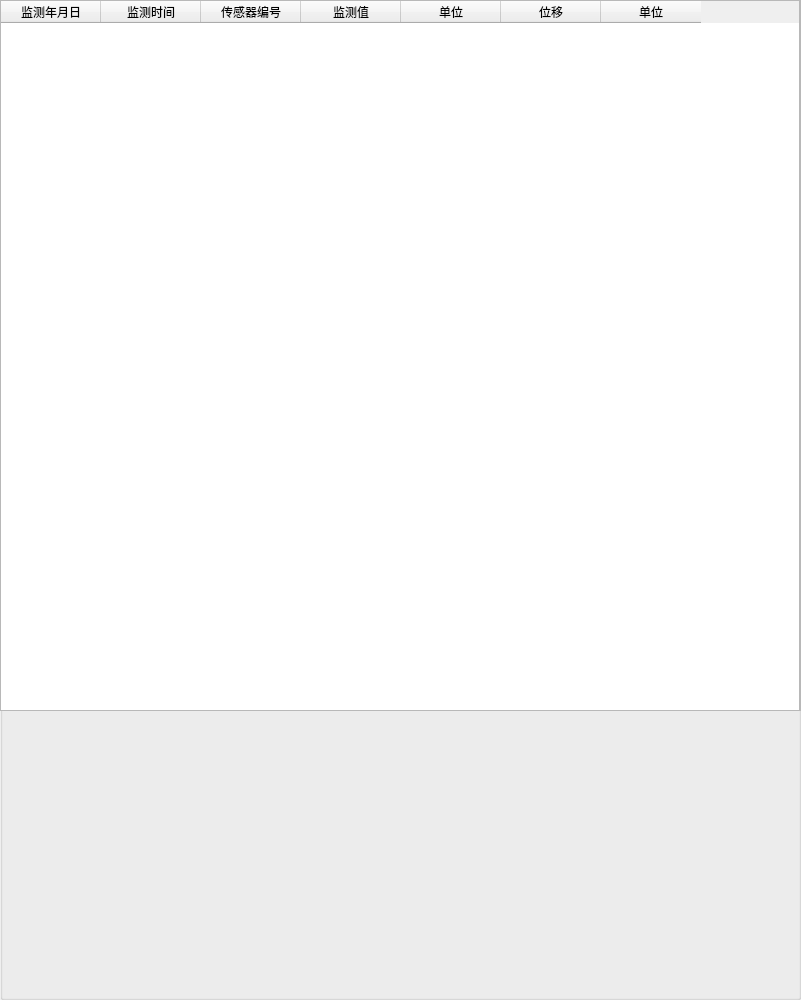
  <widget class="QGroupBox" name="groupBox_4">
   <property name="geometry">
    <rect>
     <x>110</x>
     <y>190</y>
     <width>801</width>
     <height>1000</height>
    </rect>
   </property>
   <property name="minimumSize">
    <size>
     <width>0</width>
     <height>0</height>
    </size>
   </property>
   <property name="maximumSize">
    <size>
     <width>1000</width>
     <height>1000</height>
    </size>
   </property>
   <property name="sizeIncrement">
    <size>
     <width>700</width>
     <height>1007</height>
    </size>
   </property>
   <property name="baseSize">
    <size>
     <width>1000</width>
     <height>1000</height>
    </size>
   </property>
   <property name="title">
    <string/>
   </property>
   <property name="flat">
    <bool>true</bool>
   </property>
   <widget class="QTableWidget" name="tableWidget_2">
    <property name="geometry">
     <rect>
      <x>0</x>
      <y>0</y>
      <width>801</width>
      <height>711</height>
     </rect>
    </property>
    <property name="minimumSize">
     <size>
      <width>700</width>
      <height>200</height>
     </size>
    </property>
    <property name="maximumSize">
     <size>
      <width>1000</width>
      <height>1000</height>
     </size>
    </property>
    <property name="sizeIncrement">
     <size>
      <width>1000</width>
      <height>1000</height>
     </size>
    </property>
    <column>
     <property name="text">
      <string>检测年月日</string>
     </property>
    </column>
    <column>
     <property name="text">
      <string>检测时间</string>
     </property>
    </column>
    <column>
     <property name="text">
      <string>传感器编号</string>
     </property>
    </column>
    <column>
     <property name="text">
      <string>监测值</string>
     </property>
    </column>
    <column>
     <property name="text">
      <string>单位</string>
     </property>
    </column>
    <column>
     <property name="text">
      <string>挠度</string>
     </property>
    </column>
    <column>
     <property name="text">
      <string>单位</string>
     </property>
    </column>
   </widget>
   <widget class="QTableWidget" name="tableWidget">
    <property name="geometry">
     <rect>
      <x>0</x>
      <y>0</y>
      <width>801</width>
      <height>711</height>
     </rect>
    </property>
    <property name="minimumSize">
     <size>
      <width>700</width>
      <height>200</height>
     </size>
    </property>
    <property name="maximumSize">
     <size>
      <width>1000</width>
      <height>1000</height>
     </size>
    </property>
    <property name="styleSheet">
     <string notr="true"/>
    </property>
    <column>
     <property name="text">
      <string>检测时间</string>
     </property>
    </column>
    <column>
     <property name="text">
      <string>1号传感器波长</string>
     </property>
    </column>
    <column>
     <property name="text">
      <string>1号监测点 应变</string>
     </property>
    </column>
    <column>
     <property name="text">
      <string>2号传感器波长</string>
     </property>
    </column>
    <column>
     <property name="text">
      <string>2号监测点 应变</string>
     </property>
    </column>
    <column>
     <property name="text">
      <string>3号传感器波长</string>
     </property>
    </column>
    <column>
     <property name="text">
      <string>3号监测点 应变</string>
     </property>
    </column>
    <column>
     <property name="text">
      <string>4号传感器波长</string>
     </property>
    </column>
    <column>
     <property name="text">
      <string>4号监测点 应变</string>
     </property>
    </column>
    <column>
     <property name="text">
      <string>5号传感器波长</string>
     </property>
    </column>
    <column>
     <property name="text">
      <string>5号监测点 应变</string>
     </property>
    </column>
    <column>
     <property name="text">
      <string>6号传感器波长</string>
     </property>
    </column>
    <column>
     <property name="text">
      <string>6号监测点 应变</string>
     </property>
    </column>
    <column>
     <property name="text">
      <string>7号传感器波长</string>
     </property>
    </column>
    <column>
     <property name="text">
      <string>7号监测点 应变</string>
     </property>
    </column>
    <column>
     <property name="text">
      <string>8号传感器波长</string>
     </property>
    </column>
    <column>
     <property name="text">
      <string>8号监测点 应变</string>
     </property>
    </column>
    <column>
     <property name="text">
      <string>9号传感器波长</string>
     </property>
    </column>
    <column>
     <property name="text">
      <string>9号监测点 应变</string>
     </property>
    </column>
    <column>
     <property name="text">
      <string>10号传感器波长</string>
     </property>
    </column>
    <column>
     <property name="text">
      <string>10号监测点 应变</string>
     </property>
    </column>
   </widget>
   <widget class="QTableWidget" name="tableWidget_3">
    <property name="geometry">
     <rect>
      <x>0</x>
      <y>0</y>
      <width>800</width>
      <height>711</height>
     </rect>
    </property>
    <property name="minimumSize">
     <size>
      <width>700</width>
      <height>200</height>
     </size>
    </property>
    <property name="maximumSize">
     <size>
      <width>1000</width>
      <height>1000</height>
     </size>
    </property>
    <column>
     <property name="text">
      <string>监测年月日</string>
     </property>
    </column>
    <column>
     <property name="text">
      <string>监测时间</string>
     </property>
    </column>
    <column>
     <property name="text">
      <string>传感器编号</string>
     </property>
    </column>
    <column>
     <property name="text">
      <string>监测值</string>
     </property>
    </column>
    <column>
     <property name="text">
      <string>单位</string>
     </property>
    </column>
    <column>
     <property name="text">
      <string>位移</string>
     </property>
    </column>
    <column>
     <property name="text">
      <string>单位</string>
     </property>
    </column>
   </widget>
  </widget>
